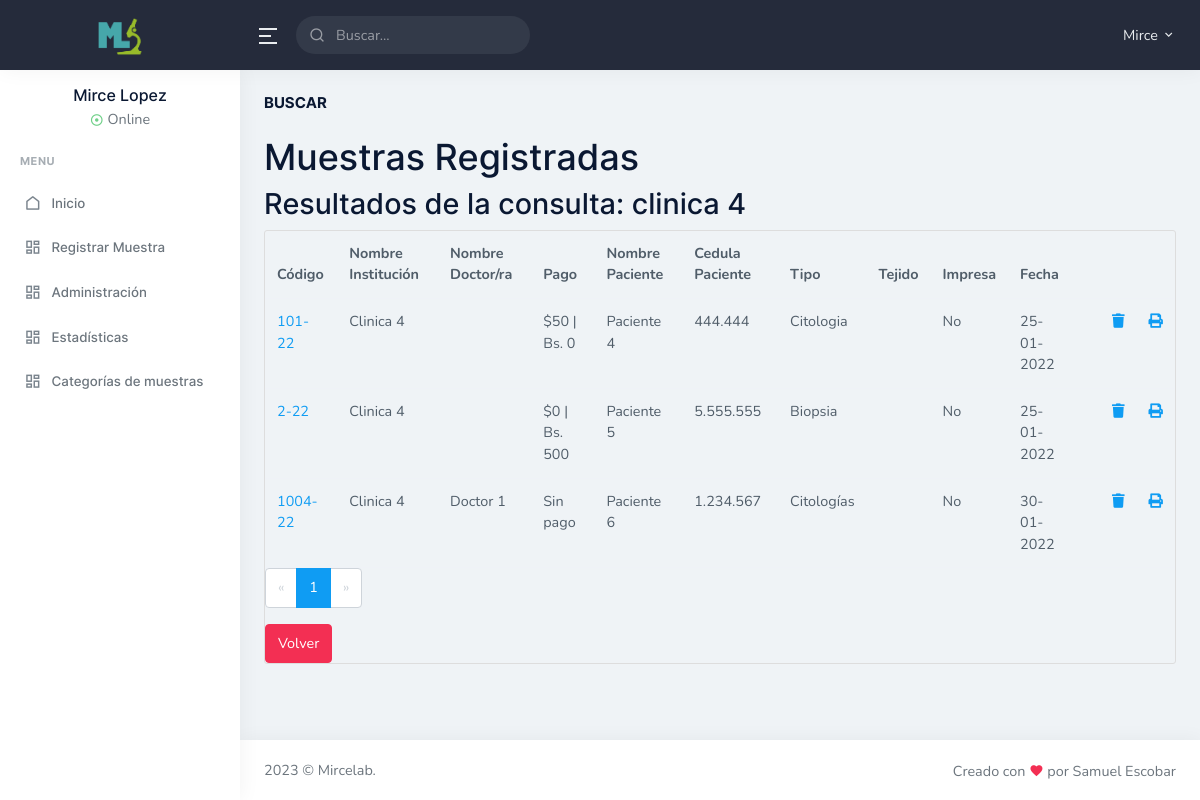
Screenshot of /buscar.php?busqueda=Clinica 4 (signed in) with the database file from the repository.
### tables this page shows
CREATE TABLE IF NOT EXISTS muestras (
  id int(11) NOT NULL AUTO_INCREMENT,
  nombre_institucion varchar(100) DEFAULT NULL,
  pago varchar(100) DEFAULT NULL,
  dolares float DEFAULT 0,
  bolivares float DEFAULT 0,
  nombre_paciente varchar(100) DEFAULT NULL,
  ci_paciente varchar(100) DEFAULT NULL,
  codigo varchar(100) DEFAULT NULL,
  tipo varchar(100) DEFAULT NULL,
  bloque varchar(100) DEFAULT NULL,
  lamina varchar(100) DEFAULT NULL,
  impresa varchar(100) DEFAULT NULL,
  fecha varchar(100) DEFAULT NULL,
  nombre_doctor varchar(100) DEFAULT NULL,
  tipo_tejido varchar(100) DEFAULT NULL,
  PRIMARY KEY (id)
);

### buscar.php (called while the page is built, shortened)
<?php session_start();
require ('admin/config.php');
require ('funciones.php');
$conexion = conexion($bd_config);
if ($_SESSION['tipo'] == 'super') {
    if ($_SERVER['REQUEST_METHOD'] == 'GET' && !empty($_GET['busqueda'])) {
        $busqueda = limpiarDatosMinus($_GET['busqueda']);
        $stament = $conexion->prepare(
            'SELECT * FROM usuarios WHERE nombre LIKE :busqueda OR apellido LIKE :busqueda OR usuario LIKE :busqueda OR ci LIKE :busqueda OR departamento LIKE :busqueda OR tipo LIKE :busqueda'
        );
        $stament->execute(array(':busqueda' => "%$busqueda%"));
        $resultados = $stament->fetchAll();
        if (empty($resultados)) {
            $titulo = 'No se encontraron resultados: ' . $busqueda;
        } else {
            $titulo = 'Resultados de la consulta: ' . $busqueda;
        }
    } else {
    header('location: ' . RUTA . 'error.php');
    }
} else {
    if ($_SERVER['REQUEST_METHOD'] == 'GET' && !empty($_GET['busqueda'])) {
        $busqueda = limpiarDatosMinus($_GET['busqueda']);
        $stament = $conexion->prepare(
            'SELECT * FROM muestras WHERE nombre_institucion LIKE :busqueda OR nombre_paciente LIKE :busqueda OR ci_paciente LIKE :busqueda OR codigo LIKE :busqueda OR tipo LIKE :busqueda OR fecha LIKE :busqueda OR nombre_doctor LIKE :busqueda OR tipo_tejido LIKE :busqueda'
        );
        $stament->execute(array(':busqueda' => "%$busqueda%"));
        $resultados = $stament->fetchAll();
        if (empty($resultados)) {
            $titulo = 'No se encontraron resultados: ' . $busqueda;
        } else {
            $titulo = 'Resultados de la consulta: ' . $busqueda;
        }
    } else {
    header('location: ' . RUTA . 'error.php');
    }
}
require ('vistas/buscar.vista.php');
?>

### funciones.php (called while the page is built, shortened)
<?php
function limpiarDatosMinus($datos){
    $datos = trim($datos);
    $datos = stripslashes($datos);
    $datos = htmlspecialchars($datos);
    $datos = strtolower($datos);
    return $datos;
}
?>

### vistas/buscar.vista.php (the view, shortened to what this page needs)
<?php require 'admin_header.php'; ?>
<div class="main-content">
    <div class="page-content">
        <div class="container-fluid">
            <div class="row">
                <div class="col-12">
                    <div class="page-title-box d-sm-flex align-items-center justify-content-between">
                        <h4 class="mb-sm-0">Buscar</h4>
                    </div>
                </div>
            </div>
            <div class="row">
                <div class="col-sm-12 col-sm-offset-12 col-md-12 col-md-offset-12 main admin-usuarios">
                    <?php if ($_SESSION['tipo']=='super'): ?>
                        <h1 class="page-header">Usuarios Registrados</h1>
                        <div class="table-responsive">
                            <table class="table table-striped admin">
                                <thead>
                                <tr>
                                    <th>CI</th>
                                    <th>Nombre</th>
                                    <th>Apellido</th>
                                    <th>Usuario</th>
                                    <th>Departamento</th>
                                    <th>Tipo</th>
                                    <th></th>
                                    <th></th>
                                </tr>
                                </thead>
                                <tbody>
                                <?php foreach($resultados as $usuario): ?>
                                    <tr>
                                        <td><?php echo $usuario['ci']; ?></td>
                                        <td><?php echo $usuario['nombre']; ?></td>
                                        <td><?php echo $usuario['apellido']; ?></td>
                                        <td><?php echo $usuario['usuario']; ?></td>
                                        <td><?php echo $usuario['departamento']; ?></td>
                                        <td><?php echo $usuario['tipo']; ?></td>
                                        <td class="imprimir"><a href="/admin/edituser.php?id=<?php echo $usuario['id']; ?>" title="Editar"><i class="fa fa-pencil-square-o" aria-hidden="true"></i></a></td>
                                        <?php if ($usuario['tipo']=='super'): ?>
                                            <td><i class="fa fa-check" aria-hidden="true"></i></td>
                                        <?php else: ?>
                                            <td class="imprimir"><a role="button" onclick="return confirm(' ¿ Estas Seguro ?')" href="/admin/deluser.php?id=<?php echo $usuario['id']; ?>" title="Eliminar"><i class="fa fa-trash" aria-hidden="true"></i></a></td>
                                        <?php endif; ?>
                                    </tr>
                                <?php endforeach; ?>
                                </tbody>
                            </table>
                        </div>
                    <?php elseif ($_SESSION['tipo']=='admin'): ?>
                        <h1 class="page-header">Muestras Registradas</h1>
                        <h2><?php echo $titulo ?></h2>
                        <div class="table-responsive">
                            <table class="table table-hover admin">
                                <thead>
                                <tr>
                                    <th>Código</th>
                                    <th>Nombre Institución</th>
                                    <th>Nombre Doctor/ra</th>
                                    <th>Pago</th>
                                    <th>Nombre Paciente</th>
                                    <th>Cedula Paciente</th>
                                    <th>Tipo</th>
                                    <th>Tejido</th>
                                    <th>Impresa</th>
                                    <th>Fecha</th>
                                    <?php if ($_SESSION['tipo']=='admin'): ?>
                                        <th></th>
                                        <th></th>
                                        <th></th>
                                    <?php endif; ?>
                                </tr>
                                </thead>
                                <tbody>
                                <?php foreach($resultados as $muestra): ?>
                                    <tr>
                                        <td><a href="admin/ver.php?id=<?php echo $muestra['id']; ?>"><?php echo $muestra['codigo']; ?></a></td>
                                        <td><?php echo $muestra['nombre_institucion']; ?></td>
                                        <td><?php echo $muestra['nombre_doctor']; ?></td>
                                        <?php if ($muestra['pago']=='Sin pago'): ?>
                                            <td>Sin pago</td>
                                        <?php else: ?>
                                            <td>$<?php echo number_format($muestra['dolares'], 0, '', '.'); ?> | Bs. <?php echo number_format($muestra['bolivares'],0, '', '.'); ?></td>
                                        <?php endif; ?>
                                        <td><?php echo $muestra['nombre_paciente']; ?></td>
                                        <td><?php echo number_format($muestra['ci_paciente'], 0, '', '.'); ?></td>
                                        <td><?php echo $muestra['tipo']; ?></td>
                                        <td><?php echo $muestra['tipo_tejido']; ?></td>
                                        <td><?php echo $muestra['impresa']; ?></td>
                                        <td><?php echo $muestra['fecha']; ?></td>
                                        <?php if ($_SESSION['tipo']=='admin'): ?>
                                            <td class="imprimir"><a href="<?php echo RUTA; ?>admin/modificar.php?id=<?php echo $muestra['id']; ?>" title="Editar"><i class="fa fa-pencil-square-o" aria-hidden="true"></i></a></td>
                                            <td class="imprimir"><a role="button" onclick="return confirm(' ¿ Estas Seguro ?')" href="<?php echo RUTA; ?>admin/eliminar.php?id=<?php echo $muestra['id']; ?>" title="Eliminar"><i class="fa fa-trash" aria-hidden="true"></i></a></td>
                                            <?php if ($muestra['impresa'] == 'Si'): ?>
                                                <td class="imprimir"><i class="fa fa-check" aria-hidden="true" style="color: #1fcb5c;"></i></td>
                                            <?php else: ?>
                                                <td class="imprimir"><a onclick="return confirm(' ¿ Estas Seguro de que se ha impreso ?')" href="<?php echo RUTA; ?>admin/imprimir.php?id=<?php echo $muestra['id']; ?>" title="Imprimir"><i class="fa fa-print" aria-hidden="true"></i></a></td>
                                            <?php endif; ?>
                                        <?php endif; ?>
                                    </tr>
                                <?php endforeach; ?>
                                </tbody>
                            </table>
                            <?php require 'paginacion.php'; ?>
                            <a class="btn btn-danger" href="<?php echo RUTA; ?>admin" role="button">Volver</a>
                        </div>
                    <?php endif; ?>
                </div>
            </div>
        </div>
    </div>
</div>
<?php require 'footer.php'; ?>

### rows the page displays
muestras: codigo "101-22", nombre_institucion "Clinica 4", dolares "50", bolivares "0", nombre_paciente "Paciente 4", ci_paciente "444.444", tipo "Citologia", impresa "No", fecha "25-01-2022"
muestras: codigo "2-22", nombre_institucion "Clinica 4", dolares "0", bolivares "500", nombre_paciente "Paciente 5", ci_paciente "5.555.555", tipo "Biopsia", impresa "No", fecha "25-01-2022"
muestras: codigo "1004-22", nombre_institucion "Clinica 4", nombre_doctor "Doctor 1", pago "Sin pago", nombre_paciente "Paciente 6", ci_paciente "1.234.567", tipo "Citologías", impresa "No", fecha "30-01-2022"

### other values shown
$_SESSION['nombre'] "Mirce"
$_SESSION['apellido'] "Lopez"
$titulo "Resultados de la consulta: clinica 4"
